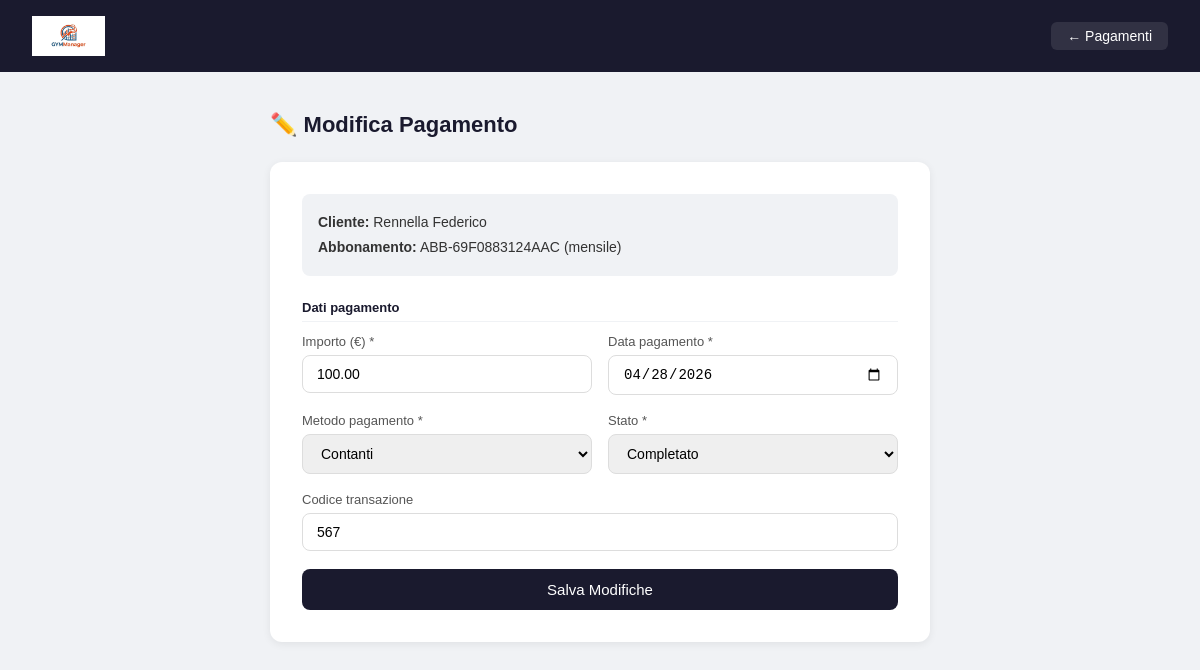
Page /palestra/pages/modifica_pagamento.php?id=1 (signed in) on the committed database.
### tables this page shows
CREATE TABLE `persona` (
  `id_persona` int(11) NOT NULL,
  `username` varchar(50) NOT NULL,
  `email` varchar(100) NOT NULL,
  `password` varchar(255) NOT NULL,
  `nome` varchar(50) NOT NULL,
  `cognome` varchar(50) NOT NULL,
  `telefono` varchar(20) DEFAULT NULL,
  `ruolo` enum('admin','cliente','istruttore') NOT NULL DEFAULT 'cliente'
);

CREATE TABLE `abbonamento` (
  `id_abbonamento` int(11) NOT NULL,
  `id_cliente` int(11) NOT NULL,
  `codice` varchar(30) NOT NULL,
  `data_inizio` date NOT NULL,
  `data_fine` date NOT NULL,
  `costo` decimal(8,2) NOT NULL,
  `tipo` enum('mensile','annuale') NOT NULL,
  `stato` enum('attivo','scaduto','sospeso','annullato') NOT NULL DEFAULT 'attivo',
  `descrizione` text DEFAULT NULL,
  `rinnovo_automatico` tinyint(1) NOT NULL DEFAULT 0,
  `bonus_mensile` varchar(100) DEFAULT NULL,
  `bonus_annuale` varchar(100) DEFAULT NULL,
  `pagamento_rateizzato` tinyint(1) NOT NULL DEFAULT 0
);

CREATE TABLE `pagamento` (
  `id_pagamento` int(11) NOT NULL,
  `id_abbonamento` int(11) NOT NULL,
  `importo` decimal(8,2) NOT NULL,
  `data_pagamento` date NOT NULL,
  `metodo_pagamento` enum('contanti','carta','bonifico','paypal') NOT NULL,
  `stato` enum('completato','in_attesa','fallito','rimborsato') NOT NULL DEFAULT 'completato',
  `data_scadenza` date DEFAULT NULL,
  `codice_transazione` varchar(100) DEFAULT NULL
);

### palestra/pages/modifica_pagamento.php (the view, shortened to what this page needs)
<?php
require_once "../config/db.php";
$id = $_GET['id'] ?? null;
$stmt = $pdo->prepare("SELECT * FROM PAGAMENTO WHERE id_pagamento = ?");
$stmt->execute([$id]);
$pagamento = $stmt->fetch();
$stmt = $pdo->prepare("
    SELECT P.nome, P.cognome, A.codice, A.tipo
    FROM PAGAMENTO PA
    JOIN ABBONAMENTO A ON PA.id_abbonamento = A.id_abbonamento
    JOIN CLIENTE C ON A.id_cliente = C.id_persona
    JOIN PERSONA P ON C.id_persona = P.id_persona
    WHERE PA.id_pagamento = ?
");
$stmt->execute([$id]);
$dettagli = $stmt->fetch();
?>
<!DOCTYPE html>
<html lang="it">
<head>
</head>
<body>
<div class="navbar">
    <img src="../assets/logo.jpg" style="height:40px;">
    <div style="display:flex; gap:12px;">
        <a href="pagamenti.php">← Pagamenti</a>
    </div>
</div>
<div class="contenuto">
    <h2>✏️ Modifica Pagamento</h2>
    <div class="form-box">
        <div class="info-box">
            <strong>Cliente:</strong> <?= htmlspecialchars($dettagli['cognome'].' '.$dettagli['nome']) ?><br>
            <strong>Abbonamento:</strong> <?= htmlspecialchars($dettagli['codice']) ?> (<?= $dettagli['tipo'] ?>)
        </div>
        <form method="POST">
            <div class="sezione">Dati pagamento</div>
            <div class="riga">
                <div class="campo">
                    <label>Importo (€) *</label>
                    <input type="number" name="importo" required min="0" step="0.01" value="<?= $pagamento['importo'] ?>">
                </div>
                <div class="campo">
                    <label>Data pagamento *</label>
                    <input type="date" name="data_pagamento" required value="<?= $pagamento['data_pagamento'] ?>">
                </div>
            </div>
            <div class="riga">
                <div class="campo">
                    <label>Metodo pagamento *</label>
                    <select name="metodo_pagamento" required>
                        <option value="contanti" <?= $pagamento['metodo_pagamento']=='contanti'?'selected':'' ?>>Contanti</option>
                    </select>
                </div>
                <div class="campo">
                    <label>Stato *</label>
                    <select name="stato" required>
                        <option value="completato" <?= $pagamento['stato']=='completato'?'selected':'' ?>>Completato</option>
                    </select>
                </div>
            </div>
            <div class="campo">
                <label>Codice transazione</label>
                <input type="text" name="codice_transazione" value="<?= htmlspecialchars($pagamento['codice_transazione'] ?? '') ?>">
            </div>
            <button type="submit" class="btn">Salva Modifiche</button>
        </form>
    </div>
</div>
</body>
</html>

### palestra/pages/modifica_pagamento.php (style rules this page uses)
* { margin: 0; padding: 0; box-sizing: border-box; }
body { font-family: Arial, sans-serif; background: #f0f2f5; }
.navbar { background: #1a1a2e; color: white; padding: 16px 32px; display: flex; justify-content: space-between; align-items: center; }
.navbar a { color: white; text-decoration: none; font-size: 14px; background: rgba(255,255,255,0.1); padding: 6px 16px; border-radius: 6px; }
.contenuto { max-width: 700px; margin: 40px auto; padding: 0 20px; }
h2 { font-size: 22px; color: #1a1a2e; margin-bottom: 24px; }
.form-box { background: white; border-radius: 12px; padding: 32px; box-shadow: 0 2px 8px rgba(0,0,0,0.07); }
.info-box { background: #f0f2f5; border-radius: 8px; padding: 16px; margin-bottom: 24px; font-size: 14px; color: #333; line-height: 1.8; }
.riga { display: grid; grid-template-columns: 1fr 1fr; gap: 16px; }
.campo { margin-bottom: 18px; }
label { display: block; font-size: 13px; color: #555; margin-bottom: 6px; }
input, select { width: 100%; padding: 10px 14px; border: 1px solid #ddd; border-radius: 8px; font-size: 14px; outline: none; }
.btn { background: #1a1a2e; color: white; padding: 12px 28px; border: none; border-radius: 8px; font-size: 15px; cursor: pointer; width: 100%; }
.sezione { font-size: 13px; font-weight: bold; color: #1a1a2e; margin: 20px 0 12px; padding-bottom: 6px; border-bottom: 1px solid #f0f2f5; }

### rows in the picture
persona: cognome+nome "Rennella Federico", abbonamento.codice "ABB-69F0883124AAC", abbonamento.tipo "mensile"
pagamento: importo "100.00", data_pagamento "04/28/2026", metodo_pagamento "Contanti", stato "Completato", codice_transazione "567"
